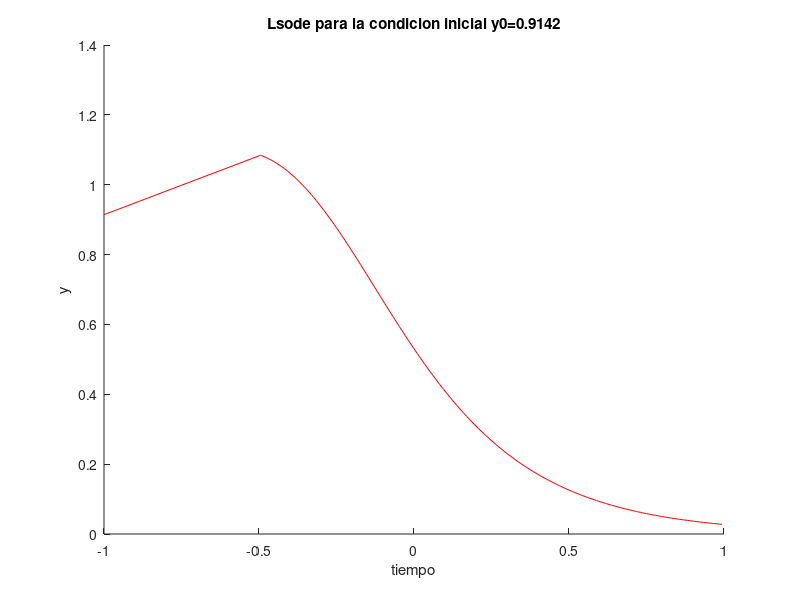

MATLAB code for this plot:
function parte2
 t = load("tiempos").tiempos;
 t22 = load("tiempos2").tiempos2;
 tiempocorregido = sort([-1,t]);
 t2 = [-1,t22];
  #MEDICIONES DE y0:
  y0=[0.9142,0.8655,1.0861,1.0832];

  hold on;
  title("Lsode para la condicion inicial y0=0.9142");
  xlabel("tiempo");
  ylabel("y");
  plot(tiempocorregido,lsodeP2_1(y0,tiempocorregido),"r")
  hold off;

 #PARTE 2
  function p2_1 = lsodeP2_1(y_0,tiempoc)
    function ecuacion= g(y,tiemp2)
      ecuacion = [(y^2)*(1-3*tiemp2)-3*y];
    endfunction
    L1 = lsode("g",y0(1),tiempoc); #para cada condicion inicial y0
    p2_1 = L1;
  endfunction

  function p2_2 = lsodeP2_2(y_0,tiempoc)
    function ecuacion= g(y,tiemp2)
      ecuacion = [(y^2)*(1-3*tiemp2)-3*y];
    endfunction
    L2 = lsode("g",y0(2),tiempoc);
    p2_2 = L2;
  endfunction


  function p2_3 = lsodeP22_3(y_0,tiempoc)
     function ecuacion2 = l(u,ti) #cambio de variable u = y^-1
       ecuacion2= [3*u+3*ti-1];
     endfunction
     y_0 = 1/y0(3);
     L3 = lsode("l",y_0,tiempoc);
     for i=1:1:152
       L3(i)=(1/L3(i));
     endfor
     p2_3 = L3;
  endfunction

  function p2_4 = lsodeP22_4(y_0,tiempoc)
     function ecuacion2 = l(u,ti) #cambio de variable u = y^-1
       ecuacion2= [3*u+3*ti-1];
     endfunction
     y_0 = 1/y0(4);
     L4 = lsode("l",y_0,tiempoc);
     for i=1:1:152
       L4(i)=(1/L4(i));
     endfor
     p2_4 = L4;
  endfunction

endfunction
